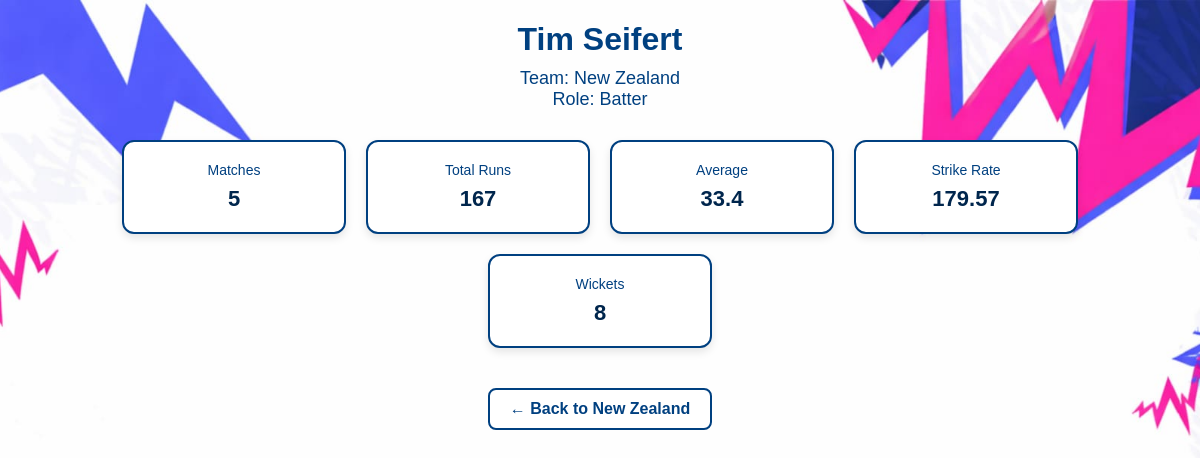
The app's page /player/5 with its own data.
### tables this page shows
CREATE TABLE players (
        id INTEGER PRIMARY KEY AUTOINCREMENT,
        name TEXT,
        role TEXT,
        team TEXT,
        runs INTEGER DEFAULT 0,
        balls INTEGER DEFAULT 0,
        fours INTEGER DEFAULT 0,
        sixes INTEGER DEFAULT 0,
        wickets INTEGER DEFAULT 0
    );

### app.py (the view)
@app.route('/player/<int:player_id>')
def player(player_id):
    conn = get_connection()
    player = conn.execute(
        "SELECT * FROM players WHERE id=?",
        (player_id,)
    ).fetchone()
    conn.close()
    stats = get_player_stats(player_id)
    return render_template(
        "stats.html",
        player=player,
        stats=stats
    )

### app.py (called while the page is built)
def get_connection():
    conn = sqlite3.connect("cricket.db")
    conn.row_factory = sqlite3.Row
    return conn

def get_player_stats(player_id):
    conn = get_connection()
    performances = conn.execute(
        "SELECT * FROM performance WHERE player_id=?",
        (player_id,)
    ).fetchall()
    total_runs = 0
    total_balls = 0
    total_wickets = 0
    total_matches = len(performances)
    for p in performances:
        total_runs += p["runs"]
        total_balls += p["balls"]
        total_wickets += p["wickets"]
    strike_rate = round((total_runs / total_balls * 100), 2) if total_balls > 0 else 0
    average = round((total_runs / total_matches), 2) if total_matches > 0 else 0
    conn.close()
    return {
        "matches": total_matches,
        "runs": total_runs,
        "strike_rate": strike_rate,
        "average": average,
        "wickets": total_wickets
    }

### templates/stats.html (shortened to what this page needs)
<!DOCTYPE html>
<html>
<head>
</head>
<body>
<h1>{{ player.name }}</h1>
<div class="player-info">
    Team: {{ player.team }} <br>
    Role: {{ player.role }}
</div>
<div class="stats-container">
    <div class="stat-card">
        <div class="stat-title">Matches</div>
        <div class="stat-value">{{ stats.matches }}</div>
    </div>
    <div class="stat-card">
        <div class="stat-title">Total Runs</div>
        <div class="stat-value">{{ stats.runs }}</div>
    </div>
    <div class="stat-card">
        <div class="stat-title">Average</div>
        <div class="stat-value">{{ stats.average }}</div>
    </div>
    <div class="stat-card">
        <div class="stat-title">Strike Rate</div>
        <div class="stat-value">{{ stats.strike_rate }}</div>
    </div>
    <div class="stat-card">
        <div class="stat-title">Wickets</div>
        <div class="stat-value">{{ stats.wickets }}</div>
    </div>
</div>
<a href="/team/{{ player.team }}" class="back-link">← Back to {{ player.team }}</a>
</body>
</html>

### records on screen
players: name "Tim Seifert", team "New Zealand", role "Batter"

### other values on screen
{{ stats.matches }} "5"
{{ stats.runs }} "167"
{{ stats.average }} "33.4"
{{ stats.strike_rate }} "179.57"
{{ stats.wickets }} "8"
